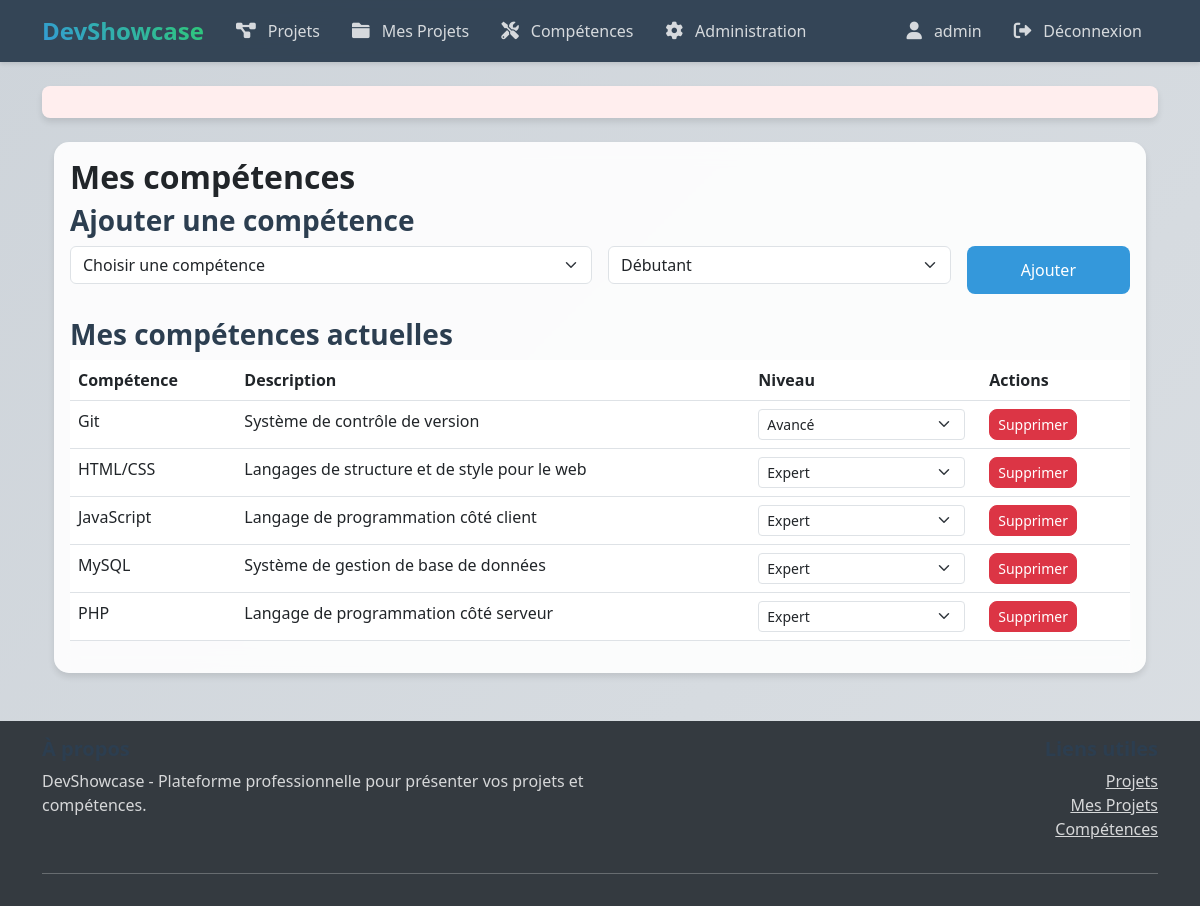
The page /skills.php (signed in) on the database its author committed.
### tables this page shows
CREATE TABLE user_skills (
    user_id INT NOT NULL,
    skill_id INT NOT NULL,
    level ENUM('debutant', 'intermediaire', 'avance', 'expert') NOT NULL DEFAULT 'debutant',
    created_at DATETIME DEFAULT CURRENT_TIMESTAMP,
    updated_at DATETIME DEFAULT CURRENT_TIMESTAMP ON UPDATE CURRENT_TIMESTAMP,
    PRIMARY KEY (user_id, skill_id),
    FOREIGN KEY (user_id) REFERENCES users(id) ON DELETE CASCADE,
    FOREIGN KEY (skill_id) REFERENCES skills(id) ON DELETE CASCADE
);

CREATE TABLE skills (
    id INT PRIMARY KEY AUTO_INCREMENT,
    name VARCHAR(100) UNIQUE NOT NULL,
    description TEXT,
    created_at DATETIME DEFAULT CURRENT_TIMESTAMP,
    updated_at DATETIME DEFAULT CURRENT_TIMESTAMP ON UPDATE CURRENT_TIMESTAMP
);

### classes/Skill.php (called while the page is built, shortened)
<?php
class Skill {
    private $pdo;
    public function __construct(PDO $pdo) {
        $this->pdo = $pdo;
    }
    public function getUserSkills(int $userId): array {
        $stmt = $this->pdo->prepare(
            "SELECT s.*, us.level
             FROM skills s
             JOIN user_skills us ON s.id = us.skill_id
             WHERE us.user_id = ?
             ORDER BY s.name"
        );
        $stmt->execute([$userId]);
        return $stmt->fetchAll();
    }
}

### skills.php (the view, shortened to what this page needs)
<?php
require_once 'config/database.php';
require_once 'classes/Skill.php';
$skill = new Skill($pdo);
$userSkills = $skill->getUserSkills($_SESSION['user_id']);
require_once 'includes/header.php';
?>
<div class="container mt-4">
    <div class="row">
        <div class="col-md-12">
            <div class="card">
                <div class="card-body">
                    <h2 class="card-title">Mes compétences</h2>
                    <div class="mb-4">
                        <h3>Ajouter une compétence</h3>
                        <form method="POST" action="" class="row g-3">
                            <div class="col-md-6">
                                <select name="skill_id" class="form-select" required>
                                    <option value="">Choisir une compétence</option>
                                </select>
                            </div>
                            <div class="col-md-4">
                                <select name="level" class="form-select" required>
                                    <option value="debutant">Débutant</option>
                                </select>
                            </div>
                            <div class="col-md-2">
                                <button type="submit" class="btn btn-primary w-100">Ajouter</button>
                            </div>
                        </form>
                    </div>
                    <h3>Mes compétences actuelles</h3>
                    <?php if (empty($userSkills)): ?>
                        <p class="text-muted">Vous n'avez pas encore ajouté de compétences.</p>
                    <?php else: ?>
                        <div class="table-responsive">
                            <table class="table">
                                <thead>
                                    <tr>
                                        <th>Compétence</th>
                                        <th>Description</th>
                                        <th>Niveau</th>
                                        <th>Actions</th>
                                    </tr>
                                </thead>
                                <tbody>
                                    <?php foreach ($userSkills as $s): ?>
                                        <tr>
                                            <td><?php echo htmlspecialchars($s['name']); ?></td>
                                            <td><?php echo htmlspecialchars($s['description']); ?></td>
                                            <td>
                                                <form method="POST" action="" class="d-flex align-items-center">
                                                    <select name="level" class="form-select form-select-sm me-2"
                                                            onchange="this.form.submit()">
                                                        <option value="avance" <?php echo $s['level'] === 'avance' ? 'selected' : ''; ?>>
                                                            Avancé
                                                        </option>
                                                        <option value="expert" <?php echo $s['level'] === 'expert' ? 'selected' : ''; ?>>
                                                            Expert
                                                        </option>
                                                    </select>
                                                </form>
                                            </td>
                                            <td>
                                                <form method="POST" action="" class="d-inline">
                                                    <button type="submit" class="btn btn-danger btn-sm"
                                                            onclick="return confirm('Êtes-vous sûr de vouloir supprimer cette compétence ?')">
                                                        Supprimer
                                                    </button>
                                                </form>
                                            </td>
                                        </tr>
                                    <?php endforeach; ?>
                                </tbody>
                            </table>
                        </div>
                    <?php endif; ?>
                </div>
            </div>
        </div>
    </div>
</div>
<?php require_once 'includes/footer.php'; ?>

### public/css/style.css (style rules this page uses)
:root { --primary-color: #2c3e50; --secondary-color: #3498db; --accent-color: #e74c3c; --background-color: #f8f9fa; --text-color: #2c3e50; --card-shadow: 0 4px 6px rgba(0, 0, 0, 0.1); --transition-speed: 0.3s; }
html, body { height: 100%; margin: 0; }
body { display: flex; flex-direction: column; min-height: 100vh; background: linear-gradient(-45deg, #f8f9fa, #e9ecef, #dee2e6, #ced4da); background-size: 400% 400%; animation: gradient 15s ease infinite; color: var(--text-color); }
.container { flex: 1 0 auto; }
.card { background: rgba(255, 255, 255, 0.9); backdrop-filter: blur(10px); border: none; border-radius: 15px; box-shadow: var(--card-shadow); transition: all var(--transition-speed) ease; }
.btn { position: relative; overflow: hidden; border-radius: 8px; transition: all var(--transition-speed) ease; font-weight: 500; }
.btn::after { content: ''; position: absolute; top: 50%; left: 50%; width: 0; height: 0; background: rgba(255, 255, 255, 0.2); border-radius: 50%; transform: translate(-50%, -50%); transition: width 0.6s ease, height 0.6s ease; }
.btn-primary { background: var(--secondary-color); border: none; padding: 0.75rem 1.5rem; }
h1, h2, h3, h4, h5, h6 { color: var(--primary-color); font-weight: 700; }
body { background-color: #f8f9fa; }

### rows shown on the page
user_skills: skill.name "Git", skill.description "Système de contrôle de version", level "Avancé"
user_skills: skill.name "HTML/CSS", skill.description "Langages de structure et de style pour le web", level "Expert"
user_skills: skill.name "JavaScript", skill.description "Langage de programmation côté client", level "Expert"
user_skills: skill.name "MySQL", skill.description "Système de gestion de base de données", level "Expert"
user_skills: skill.name "PHP", skill.description "Langage de programmation côté serveur", level "Expert"

### other values the page prints
$_SESSION['username'] "admin"
